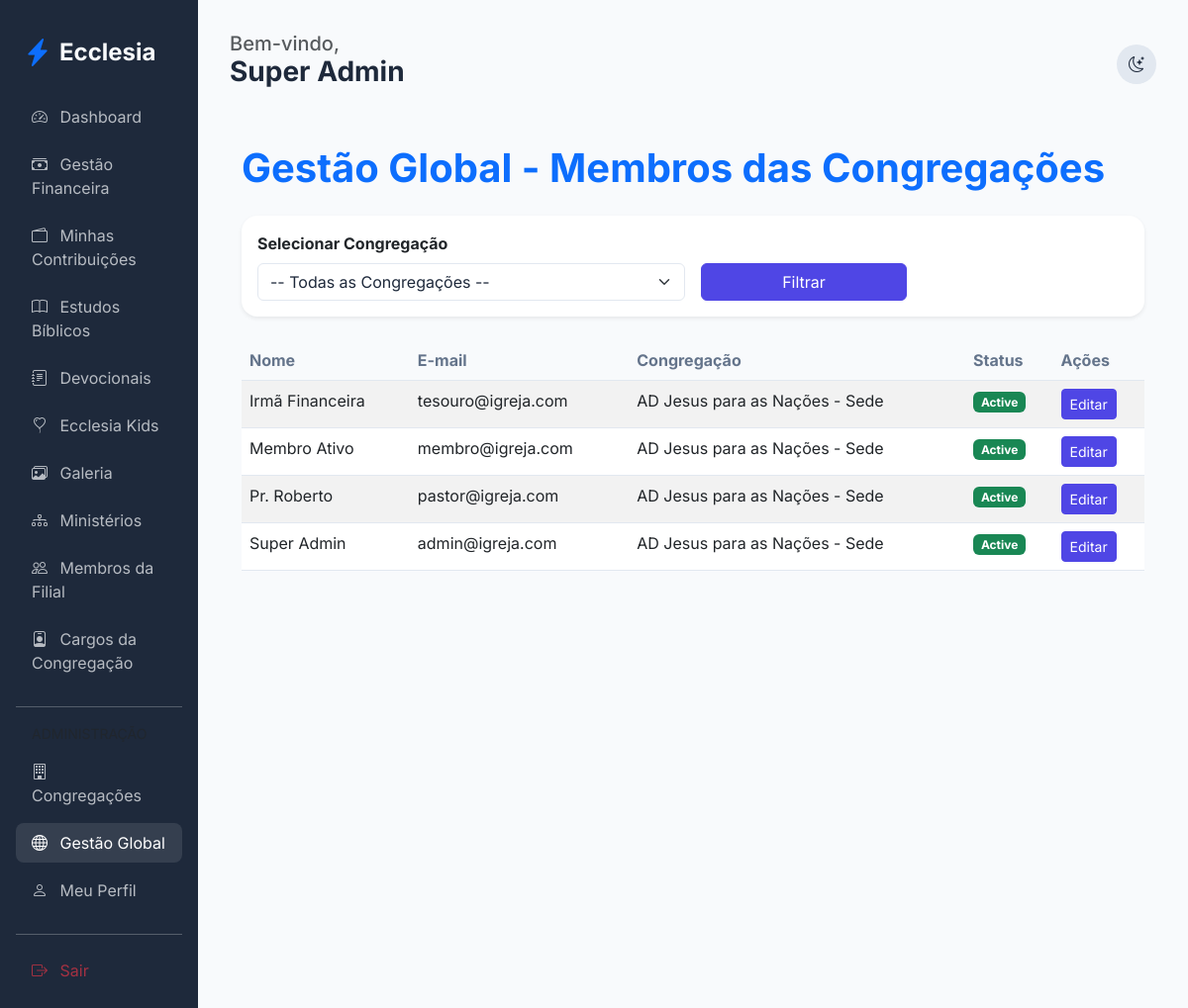
The app's page /admin/members (signed in), older data.
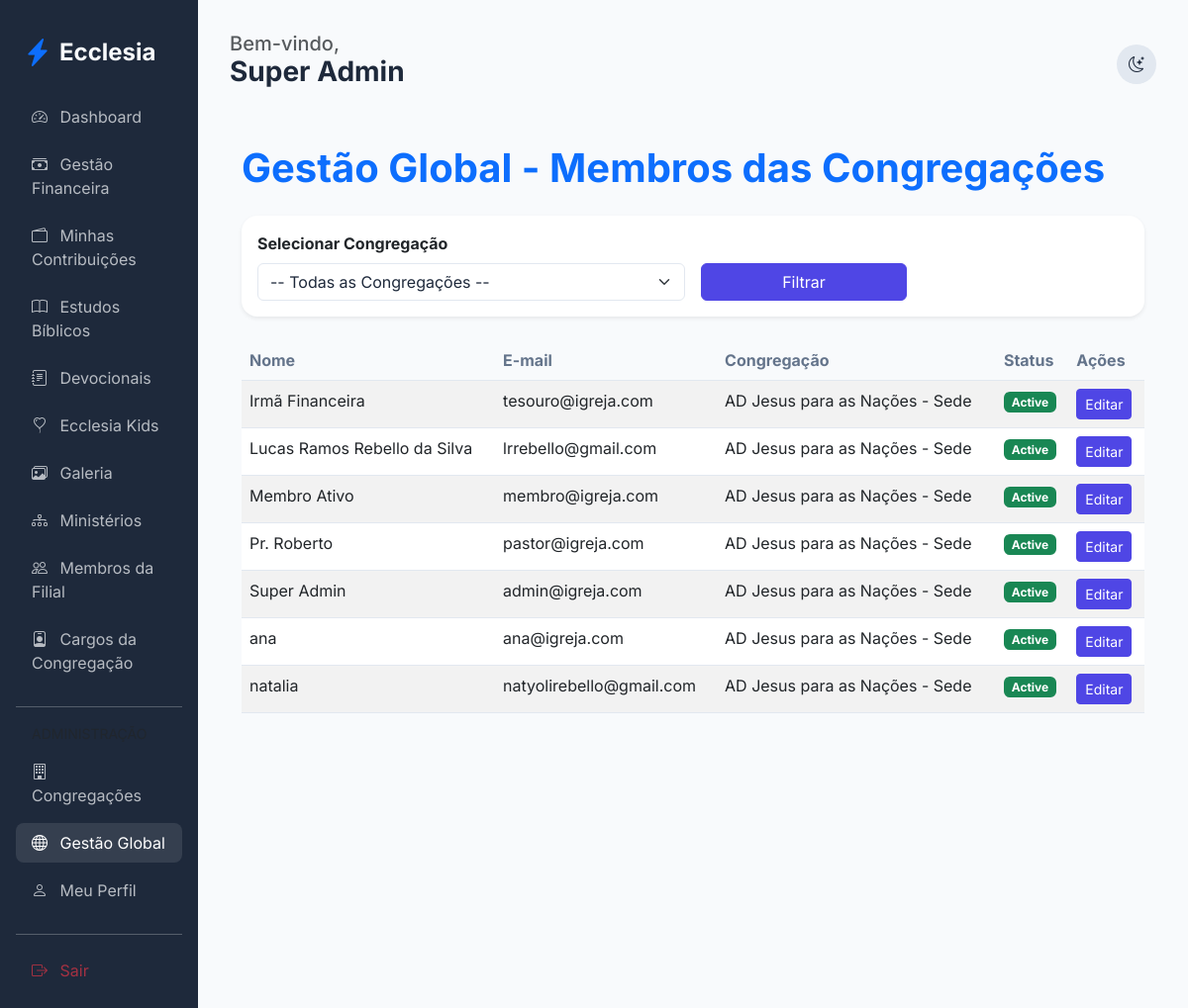
The same page, newer data.
### app/core/models.py (models this page shows, shortened)
class User(db.Model, UserMixin):
    id = db.Column(db.Integer, primary_key=True)
    name = db.Column(db.String(100), nullable=False)
    email = db.Column(db.String(120), unique=True, nullable=False)
    password_hash = db.Column(db.String(128))
    birth_date = db.Column(db.Date)
    gender = db.Column(db.String(20))
    documents = db.Column(db.String(200)) # Flexível para diferentes países
    address = db.Column(db.Text)
    phone = db.Column(db.String(50))
    profile_photo = db.Column(db.String(255), nullable=True)
    status = db.Column(db.String(20), default='pending') # pending, active, rejected
    is_ministry_leader = db.Column(db.Boolean, default=False)
    church_id = db.Column(db.Integer, db.ForeignKey('church.id'))
    family_id = db.Column(db.Integer, db.ForeignKey('family.id'), nullable=True)
    church_role_id = db.Column(db.Integer, db.ForeignKey('church_role.id'), nullable=True)
    ministries = db.relationship('Ministry', secondary=member_ministries, backref=db.backref('members', lazy='dynamic'))
    can_manage_ministries = db.Column(db.Boolean, default=False)
    can_manage_media = db.Column(db.Boolean, default=False)
    can_publish_devotionals = db.Column(db.Boolean, default=False)
    can_approve_members = db.Column(db.Boolean, default=False)
    can_manage_finance = db.Column(db.Boolean, default=False)
    can_manage_kids = db.Column(db.Boolean, default=False)
    can_manage_events = db.Column(db.Boolean, default=False)

class Church(db.Model):
    id = db.Column(db.Integer, primary_key=True)
    name = db.Column(db.String(100), nullable=False)
    address = db.Column(db.String(200))
    city = db.Column(db.String(100))
    country = db.Column(db.String(100))
    currency_symbol = db.Column(db.String(5), default='R$')
    is_main = db.Column(db.Boolean, default=False)
    created_at = db.Column(db.DateTime, default=datetime.utcnow)
    members = db.relationship('User', backref='church', lazy=True)
    ministries = db.relationship('Ministry', backref='church', lazy=True)
    assets = db.relationship('Asset', backref='church', lazy=True)
    roles = db.relationship('ChurchRole', backref='church', lazy=True, cascade="all, delete-orphan")

### app/modules/admin/routes.py (the view)
@admin_bp.route('/members')
@login_required
def list_members():
    if not is_global_admin():
        flash('Acesso negado.', 'danger')
        return redirect(url_for('members.dashboard'))
    church_id = request.args.get('church_id', type=int)
    churches = Church.query.order_by(Church.name).all()
    if church_id:
        selected_church = Church.query.get(church_id)
        if selected_church:
            members = User.query.filter_by(church_id=church_id).order_by(User.name).all()
        else:
            members = []
            flash('Congregação não encontrada.', 'warning')
    else:
        selected_church = None
        members = User.query.order_by(User.name).all()
    return render_template(
        'admin/members.html',
        members=members,
        churches=churches,
        selected_church=selected_church,
        current_church_id=church_id
    )

### app/modules/admin/routes.py (called while the page is built)
def is_global_admin():
    return current_user.church_role and current_user.church_role.name == 'Administrador Global'

### app/templates/admin/members.html (shortened to what this page needs)
{% extends "base.html" %}
{% block content %}
<div class="container py-4">
    <h1 class="fw-bold text-primary mb-4">Gestão Global - Membros das Congregações</h1>
    <div class="card border-0 shadow-sm mb-4">
        <div class="card-body">
            <form method="GET" class="row g-3 align-items-end">
                <div class="col-md-6">
                    <label for="church_id" class="form-label fw-bold">Selecionar Congregação</label>
                    <select name="church_id" id="church_id" class="form-select" onchange="this.form.submit()">
                        <option value="">-- Todas as Congregações --</option>
                    </select>
                </div>
                <div class="col-md-3 d-flex align-items-end">
                    <button type="submit" class="btn btn-primary w-100">Filtrar</button>
                </div>
            </form>
        </div>
    </div>
    {% if members %}
    <div class="table-responsive">
        <table class="table table-hover table-striped">
            <thead class="table-dark">
                <tr>
                    <th>Nome</th>
                    <th>E-mail</th>
                    <th>Congregação</th>
                    <th>Status</th>
                    <th>Ações</th>
                </tr>
            </thead>
            <tbody>
                {% for member in members %}
                <tr>
                    <td>{{ member.name }}</td>
                    <td>{{ member.email }}</td>
                    <td>{{ member.church.name if member.church else 'Sem congregação' }}</td>
                    <td>
                        <span class="badge {{ 'bg-success' if member.status == 'active' else 'bg-warning' if member.status == 'pending' else 'bg-danger' }}">
                            {{ member.status|capitalize }}
                        </span>
                    </td>
                    <td>
                        <a href="{{ url_for('admin.edit_member', id=member.id) }}" class="btn btn-sm btn-primary">Editar</a>
                    </td>
                </tr>
                {% endfor %}
            </tbody>
        </table>
    </div>
    {% else %}
    <div class="alert alert-info text-center py-4">
        Nenhum membro encontrado para a seleção atual.
    </div>
    {% endif %}
</div>
{% endblock %}

### app/templates/base.html (shortened to what the changed rows need)
<!DOCTYPE html>
<html lang="pt-BR">
<head>
    <link href="https://cdn.jsdelivr.net/npm/bootstrap@5.3.0/dist/css/bootstrap.min.css" rel="stylesheet">
    <link href="https://cdn.jsdelivr.net/npm/bootstrap-icons@1.10.0/font/bootstrap-icons.css" rel="stylesheet">
    <link rel="stylesheet" href="{{ url_for('static', filename='css/premium.css') }}">
</head>
<body>
    <div class="container-fluid">
        <div class="row">
            <div class="col-md-9 col-lg-10 main-content {{ 'mx-auto' if not current_user.is_authenticated }}">
                <header class="d-flex justify-content-between align-items-center mb-4">
                    <div>
                        {% if current_user.is_authenticated %}
                        <h5 class="text-muted mb-0">Bem-vindo,</h5>
                        <h3 class="fw-bold">{{ current_user.name }}</h3>
                        {% endif %}
                    </div>
                </header>
                {% block content %}{% endblock %}
            </div>
        </div>
    </div>
</body>
</html>

Row changes from the older to the newer data that the page shows:
added User: name "Lucas Ramos Rebello da Silva", email "lrrebello@gmail.com", church "AD Jesus para as Nações - Sede", status "Active"
added User: name "ana", email "ana@igreja.com", church "AD Jesus para as Nações - Sede", status "Active"
added User: name "natalia", email "natyolirebello@gmail.com", church "AD Jesus para as Nações - Sede", status "Active"
